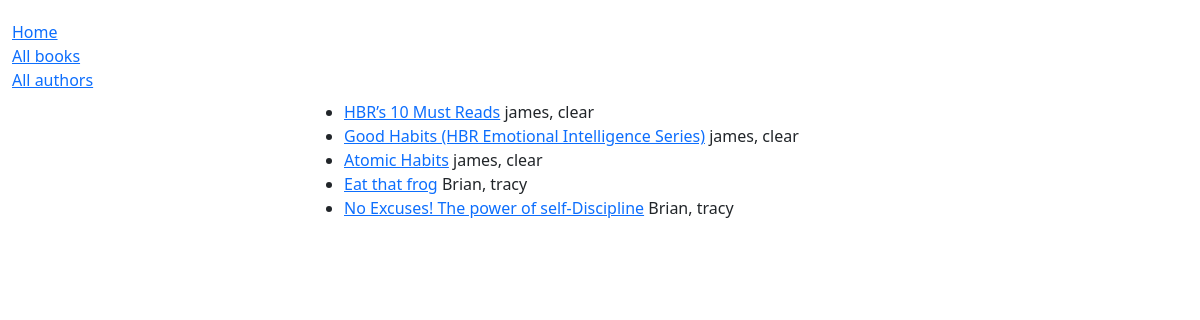
Page /catalog/books/ (signed in) on the committed database.
### catalog/models.py (models this page shows, shortened)
class Book(models.Model):
    title = models.CharField(max_length=100)
    author = models.ForeignKey('Author',on_delete=models.SET_NULL,null=True)
    summary = models.TextField(max_length=1000,help_text='provide  description for this book ')
    isbn = models.CharField('ISBN',unique=True,max_length=13,help_text='13 Character <a href="https://www.isbn-international.org/content/what-isbn">ISBN number</a>')
    genre = models.ManyToManyField(Genre,help_text='select a genre for this book')
    language = models.ForeignKey(Language,on_delete=models.SET_NULL,null=True)
    def get_absolute_url(self):
        return reverse('book-detail', args=[str(self.id)])

class Author(models.Model):
    first_name = models.CharField(max_length=100)
    last_name = models.CharField(max_length=100)
    date_of_birth = models.DateField(null=True, blank=True)
    date_of_death = models.DateField('Died', null=True, blank=True)
    class Meta:
        ordering = ['first_name', 'last_name']
    def __str__(self):
        return f'{self.first_name}, {self.last_name}'

### catalog/views.py (the view)
# urls.py: path('books/', views.BookListView.as_view(), name='books'),
@method_decorator(login_required,name='dispatch')
class BookListView(generic.ListView):
    model = Book  # the model you are working on
    paginate_by = 10
    template_name = 'catalog/book_list.html' # template name
    queryset = Book.objects.all()  # quering the database
    context_object_name = 'book_list'  # template variable name

### templates/catalog/book_list.html (shortened to what this page needs)
{% extends 'baseLayout.html' %}
{% block content %}
<div style="padding-top: 100px; padding-left: 100px">
{% if book_list %}
<ul>
    {% for book in book_list  %}
    <li>
    <a href="{{book.get_absolute_url}}">{{book.title}}</a>
    {{book.author}}
    </li>
    {% endfor %}
</ul>
 {% else %}
 <h1>There are no books in the library </h1>
{% endif %}
</div>
{% endblock  %}

### templates/baseLayout.html (shortened to what this page needs)
<!DOCTYPE html>
<html lang="en">
    <head>
        <link rel="stylesheet" href="https://cdn.jsdelivr.net/npm/bootstrap@5.1.3/dist/css/bootstrap.min.css"
 />
        {% load static %}
        <link rel="stylesheet" href="{% static 'catalog/style.css' %}" />
    </head>
    <body>
        <div class="container-fluid">
            <div class="row">
              <div class="col-sm-2">
        {% block sidebar %}
  <ul class="sidebar-nav">
    <li><a href="{% url 'index' %}">Home</a></li>
    <li><a href="{% url 'books' %}">All books</a></li>
    <li><a href="{% url 'authors' %}">All authors</a></li>
  </ul>
        {% endblock  %}
    </div>
    <div class="col-sm-10 ">{% block content %}{% endblock %}</div>
  </div>
</div>
    </body>
</html>

### catalog/static/catalog/style.css (style rules this page uses)
.sidebar-nav { margin-top: 20px; padding: 0; list-style: none; }

### rows in the picture
Book: title "HBR’s 10 Must Reads", author "james, clear"
Book: title "Good Habits (HBR Emotional Intelligence Series)", author "james, clear"
Book: title "Atomic Habits", author "james, clear"
Book: title "Eat that frog", author "Brian, tracy"
Book: title "No Excuses! The power of self-Discipline", author "Brian, tracy"
